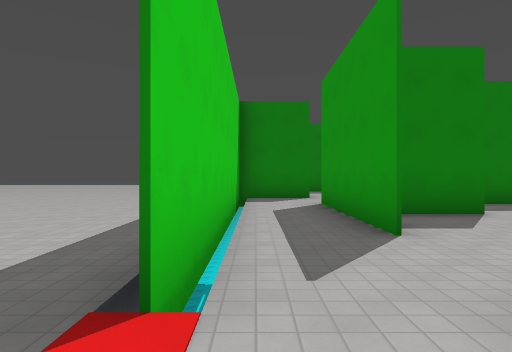
view 1 (above)

17 first-person views from a walk through a 3-D level made in the Godot game engine. The camera is 1.5 m above the floor, looks level and sees 75° across. The floor is counted in squares, 2.4 m on a side. Each view is taken from the middle of a square. On the plan, view 1 faces up. The plan holds only what a view shows up to about 10 squares ahead; the rest is blank. The place goes on beyond the plan. Surface patterns are stand-ins for the level's own textures.

view 2
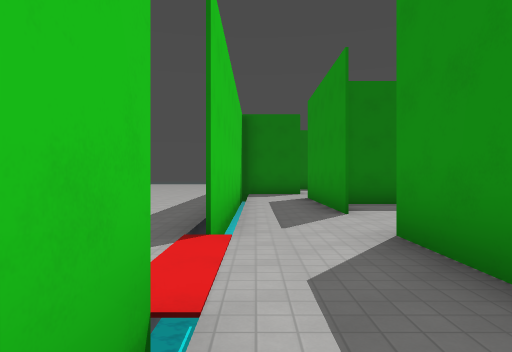

view 3
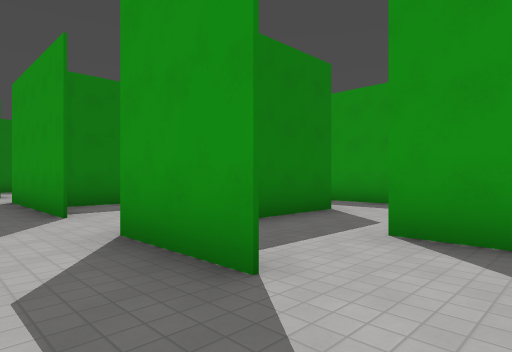

view 4
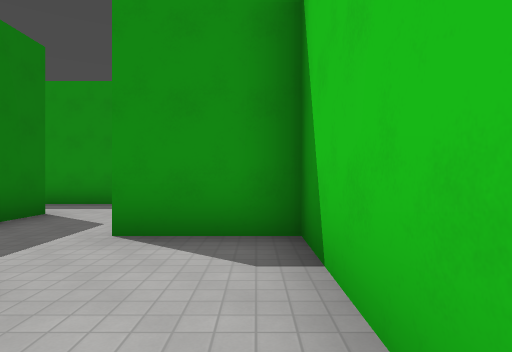

view 5
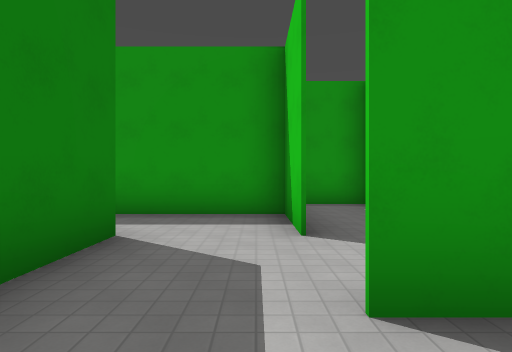

view 6
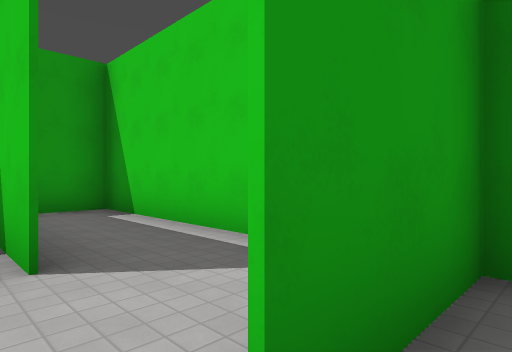

view 7
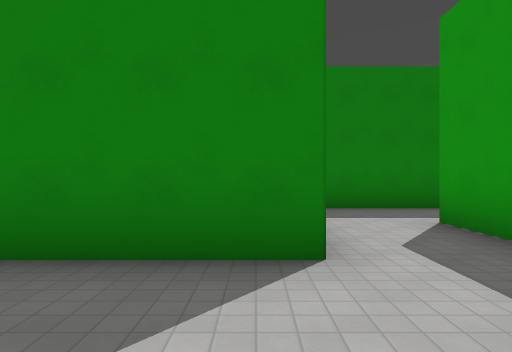

view 8
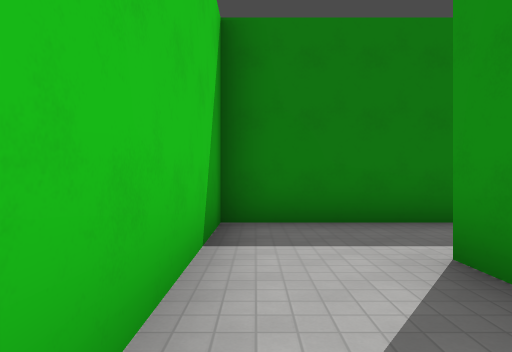

view 9
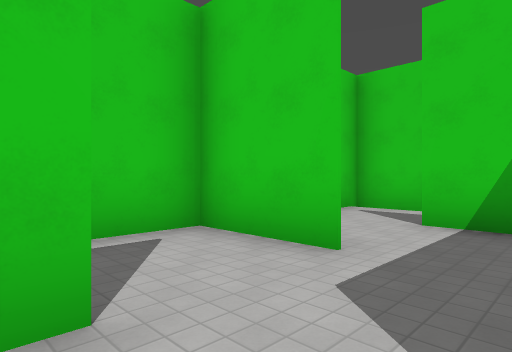

view 10
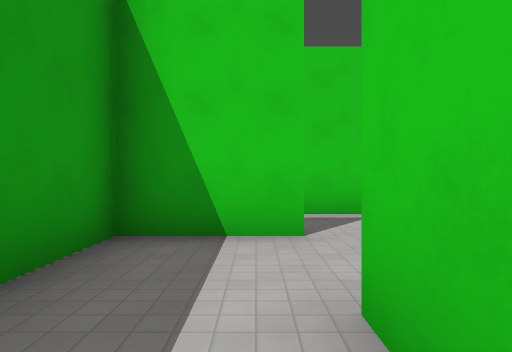

view 11
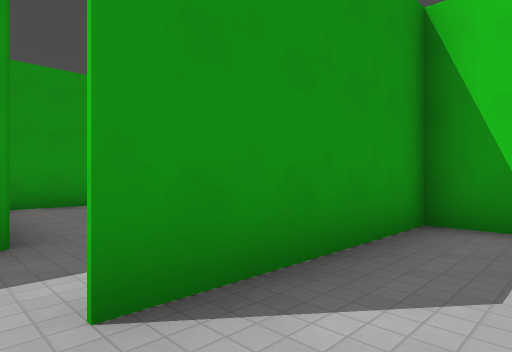

view 12
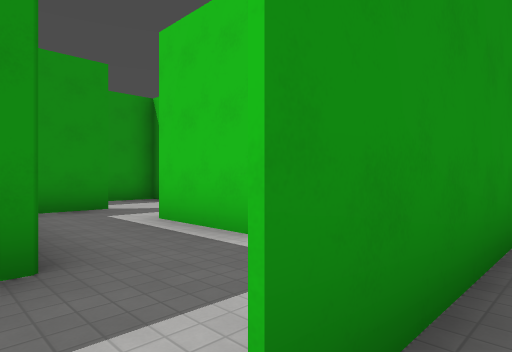

view 13
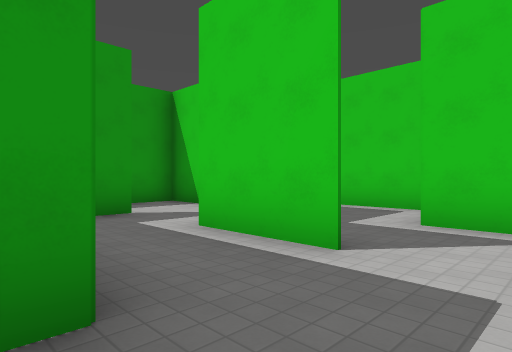

view 14
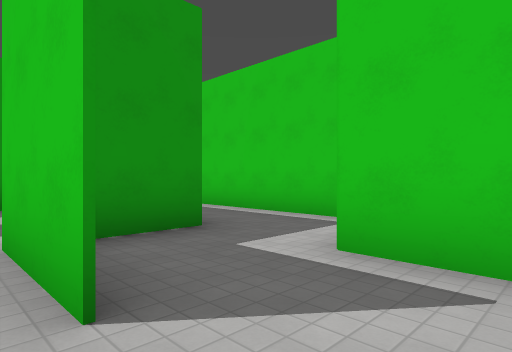

view 15
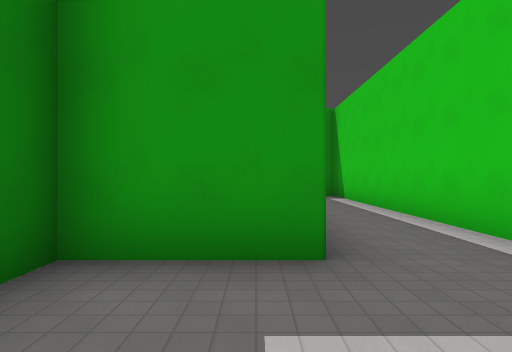

view 16
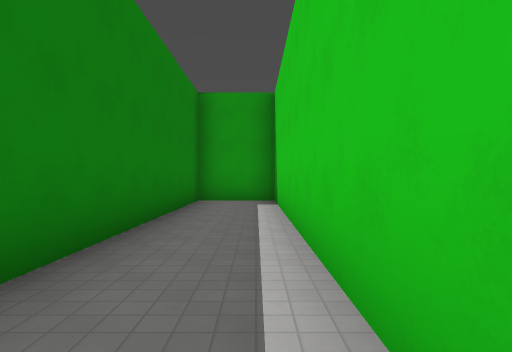

view 17
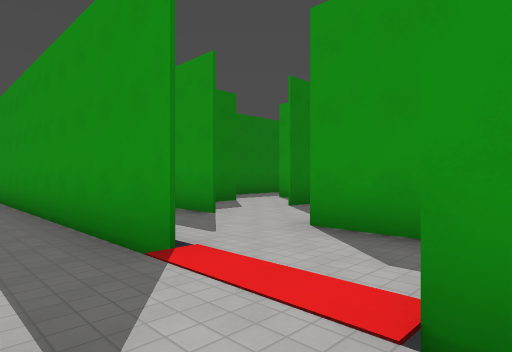

### Floor plan
Ten units are one square. View 1 is at (0, 0); x grows to the right and y downward. Boxes are objects, and circles mark ways between rooms. Rooms are numbered by the first view taken in them; rooms with no view inside come last. Other rooms are left out.
<svg viewBox="-15 -107 215 162">
<path fill="none" stroke="#000" d="M15 6 15 -16M-5 5 -5 25 30 25M15 -5 15 5M35 25 35 5M35 5 35 25M30 25 90 25M95 25 95 11M54 5 69 5M75 5 75 -35M75 -55 55 -55 55 -15 30 -15M95 -15 115 -15M95 -34 95 -39M69 5 96 5M87 -55 75 -55M115 6 115 -15M135 -14 135 -29M90 25 195 25 195 5 129 5M-5 -15 -5 -102M15 -35 15 -75M42 -35 35 -35M39 -55 20 -55M16 -95 -5 -95 -5 -15"/>
<circle cx="30" cy="0" r="3" fill="#2a7"/>
<circle cx="-10" cy="-5" r="3" fill="#2a7"/>
<circle cx="0" cy="-10" r="3" fill="#2a7"/>
<circle cx="45" cy="10" r="3" fill="#2a7"/>
<circle cx="70" cy="-40" r="3" fill="#2a7"/>
<circle cx="100" cy="0" r="3" fill="#2a7"/>
<text x="10" y="10">1</text>
<text x="60" y="20">2</text>
<text x="60" y="-20">3</text>
<text x="90" y="-20">4</text>
<text x="130" y="20">5</text>
<text x="110" y="50">6</text>
<text x="20" y="-40">7</text>
</svg>
Room 1 opens to room 3. Room 1 opens to room 6. Room 1 opens to room 7. Room 2 opens to room 3. Room 3 opens to room 4. Room 4 opens to room 5.

Where each view was taken, in squares from view 1:
view 1: 0 up, 0 right, facing up
view 2: 2 down, 0 right, facing up
view 3: 2 down, 0 right, facing up-right
view 4: 2 down, 0 right, facing right
view 5: 0 up, 2 right, facing right
view 6: 0 up, 3 right, facing down-right
view 7: 1 down, 5 right, facing up
view 8: 1 up, 6 right, facing up
view 9: 1 up, 6 right, facing down-left
view 10: 3 up, 6 right, facing down
view 11: 4 up, 6 right, facing down-right
view 12: 4 up, 7 right, facing down-right
view 13: 4 up, 8 right, facing down-right
view 14: 2 up, 8 right, facing down-right
view 15: 0 up, 9 right, facing right
view 16: 2 down, 11 right, facing right
view 17: 1 down, 2 left, facing up-right
